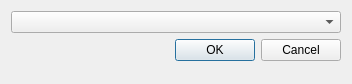
<?xml version="1.0" encoding="UTF-8"?>
<ui version="4.0">
 <class>comboBoxDialog</class>
 <widget class="QDialog" name="comboBoxDialog">
  <property name="geometry">
   <rect>
    <x>0</x>
    <y>0</y>
    <width>352</width>
    <height>84</height>
   </rect>
  </property>
  <property name="sizePolicy">
   <sizepolicy hsizetype="Preferred" vsizetype="Fixed">
    <horstretch>0</horstretch>
    <verstretch>0</verstretch>
   </sizepolicy>
  </property>
  <property name="minimumSize">
   <size>
    <width>0</width>
    <height>84</height>
   </size>
  </property>
  <property name="maximumSize">
   <size>
    <width>16777215</width>
    <height>84</height>
   </size>
  </property>
  <property name="windowTitle">
   <string>Dialog</string>
  </property>
  <layout class="QVBoxLayout" name="verticalLayout">
   <item>
    <widget class="QComboBox" name="comboBox"/>
   </item>
   <item>
    <widget class="QDialogButtonBox" name="buttonBox">
     <property name="orientation">
      <enum>Qt::Horizontal</enum>
     </property>
     <property name="standardButtons">
      <set>QDialogButtonBox::Cancel|QDialogButtonBox::Ok</set>
     </property>
    </widget>
   </item>
   <item>
    <spacer name="verticalSpacer">
     <property name="orientation">
      <enum>Qt::Vertical</enum>
     </property>
     <property name="sizeHint" stdset="0">
      <size>
       <width>20</width>
       <height>1</height>
      </size>
     </property>
    </spacer>
   </item>
  </layout>
 </widget>
 <resources/>
 <connections>
  <connection>
   <sender>buttonBox</sender>
   <signal>accepted()</signal>
   <receiver>comboBoxDialog</receiver>
   <slot>accept()</slot>
   <hints>
    <hint type="sourcelabel">
     <x>248</x>
     <y>254</y>
    </hint>
    <hint type="destinationlabel">
     <x>157</x>
     <y>274</y>
    </hint>
   </hints>
  </connection>
  <connection>
   <sender>buttonBox</sender>
   <signal>rejected()</signal>
   <receiver>comboBoxDialog</receiver>
   <slot>reject()</slot>
   <hints>
    <hint type="sourcelabel">
     <x>316</x>
     <y>260</y>
    </hint>
    <hint type="destinationlabel">
     <x>286</x>
     <y>274</y>
    </hint>
   </hints>
  </connection>
 </connections>
</ui>
